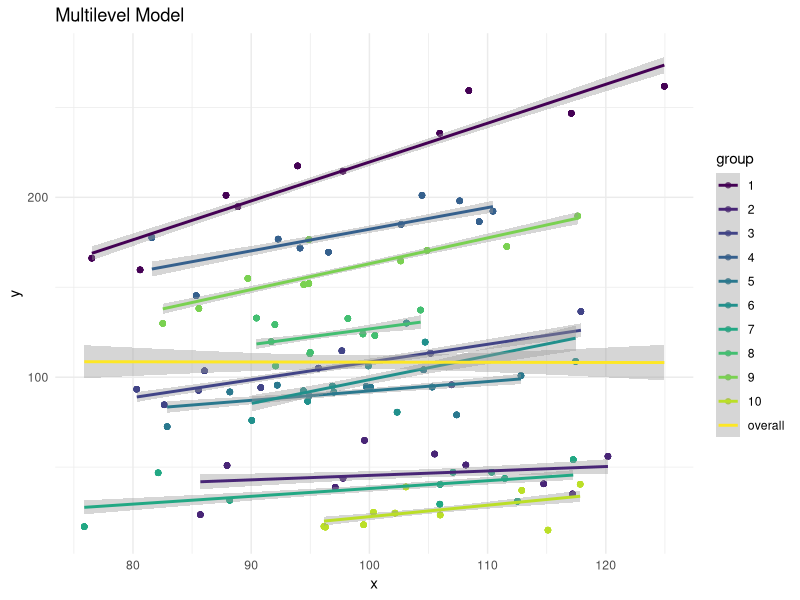
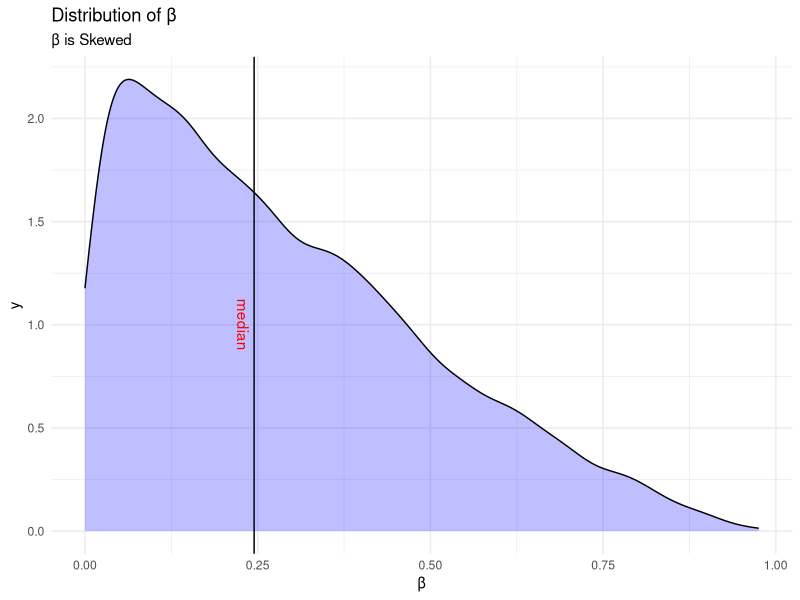
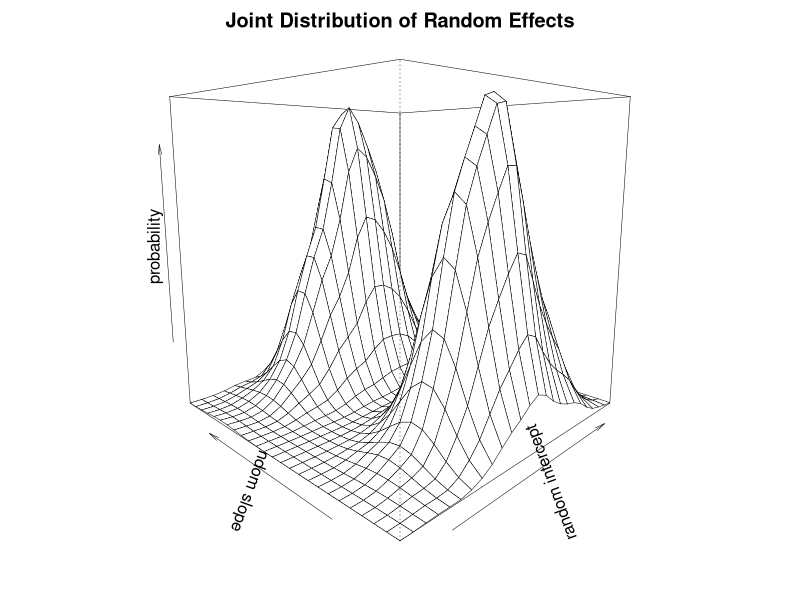
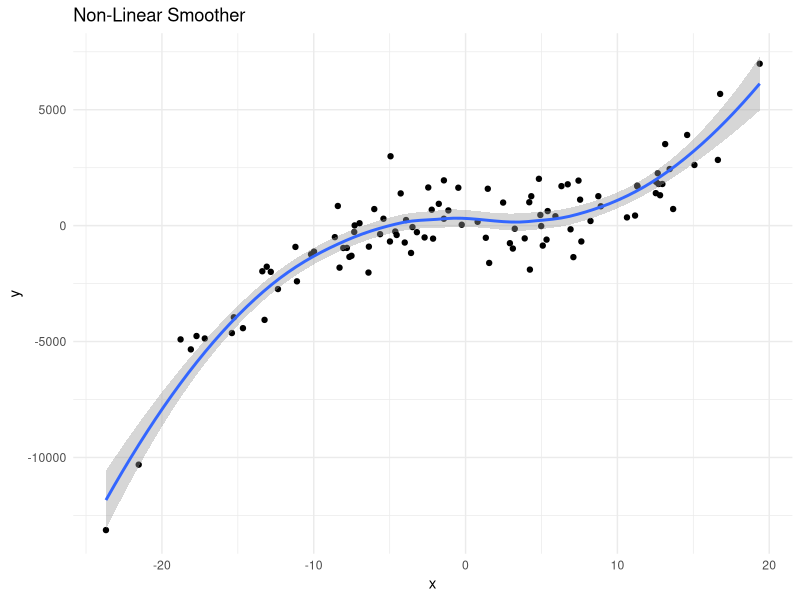

Here is the R script that generated these plots, in order: (Note: this script raises an error after producing the figures.)
## ---- chunk 1

# library(tint)

# invalidate cache when the package version changes

knitr::opts_chunk$set(tidy = FALSE, 
                      # cache.extra = packageVersion('tint'),
                      echo = FALSE,
                      warning = FALSE,
                      message = FALSE,
                      fig.margin = TRUE)

options(htmltools.dir.version = FALSE)

library(MASS)

library(ggplot2)

library(ggthemes)

## ---- chunk 2

N1 <- 100 # L1 sample size

N2 <- 10 # L2 sample size

x <- rnorm(N1, 100, 10)

e <- rnorm(N1, 0, 10)

u0 <- rnorm(N2, 0, .5)

u0 <- rep(u0, 10, each = 10)

u1 <- rnorm(N2, 0, .5)

u1 <- rep(u1, 10, each = 10)

group <- rep(seq(1,10), each = 10)

group <- factor(group)

y <- x + e + u0 + u1 * x # regression relationship

mydata <- data.frame(x, e, u0, u1, y, group)

library(ggplot2)

ggplot(data = mydata,
       aes(x = x,
           y = y)) +
  geom_point(aes(color = group)) +
  geom_smooth(aes(color = group), method = "lm") +
  geom_smooth(aes(color="overall"),
              method = "lm") +
  theme_minimal() +
  scale_color_viridis_d() +
  labs(title = "Multilevel Model")

## ---- chunk 3

beta1 <- rbeta(10000, 1.0, 2.5)

ggplot(data = NULL,
       aes(x = beta1)) + 
  geom_density(fill="blue", alpha = .25) +
  geom_vline(xintercept = median(beta1)) +
  geom_text(aes(x=median(beta1), 
                label="\nmedian", y = 1), 
            colour="red", 
            angle= -90) +
  theme_minimal() + 
  labs(title = "Distribution of \u03b2",
       subtitle = "\u03b2 is Skewed",
       x = "\u03b2") 

## ---- chunk 4

# inspired by a coding approach at
# https://stackoverflow.com/questions/11530010/how-to-simulate-bimodal-distribution

# u0

u0 <- rnorm(1000, 0.5, 2)

# u1

u1a <- rnorm(1000, 0, .1)

u1b <- rnorm(1000, 1, .1)

flag <- rbinom(1000, size=1, prob=.5)

u1 <- u1a * (1 - flag) + u1b * flag 

# density plot

mydensity <- kde2d(u0, u1)

par(mar = rep(2, 4)) # adjust margins

persp(mydensity,
      theta = -45,
      phi = 10,
      main = "Joint Distribution of Random Effects",
      xlab = "random intercept",
      ylab = "random slope",
      zlab = "probability",
      lwd = .5)

# pairs(data.frame(beta1,beta2))

# library(GGally)
# 
# ggpairs(data.frame(beta1,beta2),
#         lower = list(continuous = "density"))

## ---- chunk 5

# options(scipen = 999)

x <- rnorm(100, 0, 10)

e <- rnorm(100, 0, 1000)

y <- x^3 + e

ggplot(data=NULL,
       aes(x = x,
           y = y)) + 
  geom_point() + 
  geom_smooth() +
  labs(title = "Non-Linear Smoother") +
  theme_minimal()

## ---- chunk 6

# print a reference header when not HTML5

if(knitr::opts_knit$get("rmarkdown.pandoc.to") != "html5") {
  
  cat("# References")
  
}

